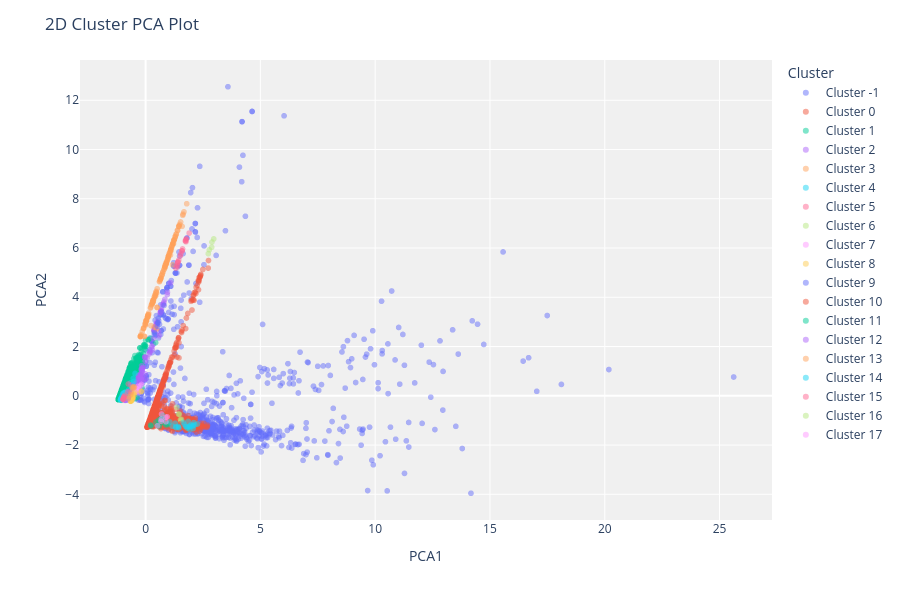

The notebook cell saved with this chart:
### Markdown cell above
Exiba um gráfico do modelo com os resultados do agrupamento.

### Code cell
plot_model(dbscan)
